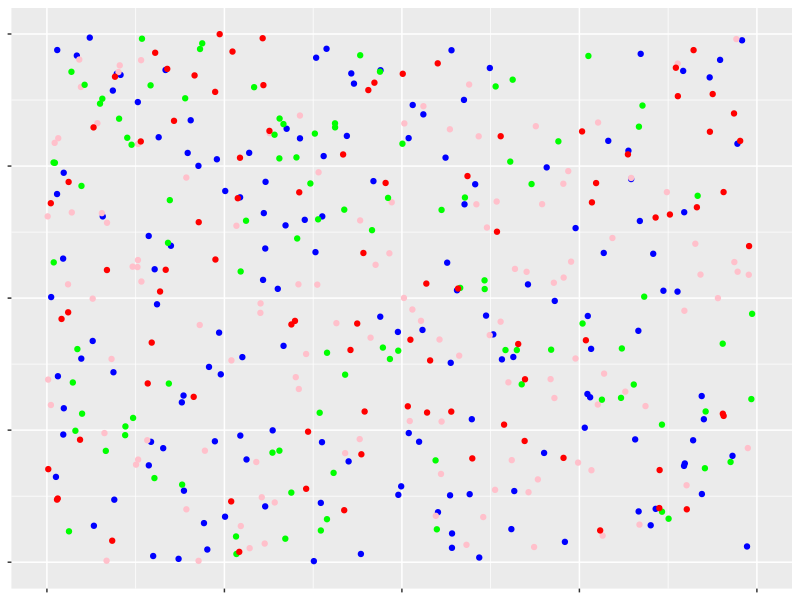
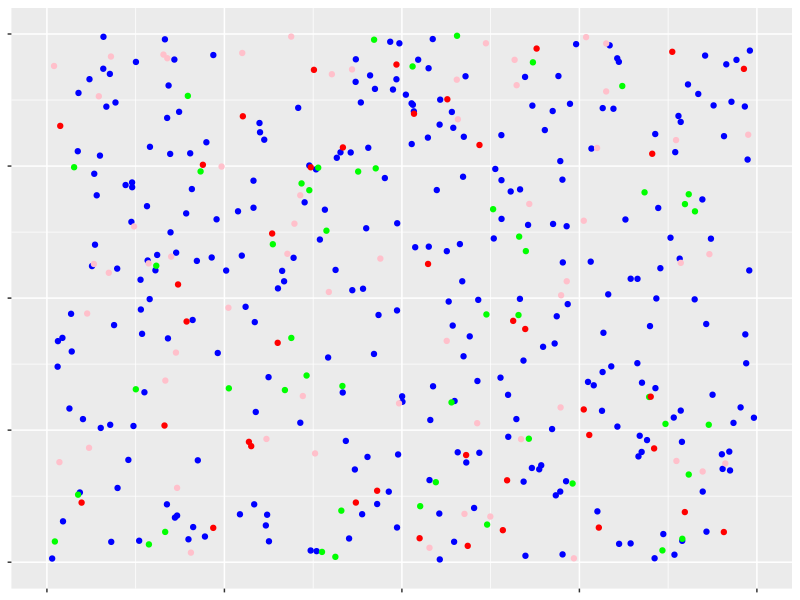

The R script that drew these images, in order: (Note: this script raises an error after producing the figures.)
## ---- chunk 1
#| label = "setup",
#| include = FALSE
knitr::opts_chunk$set(echo = TRUE)
library(kableExtra)
## ---- chunk 2
rm(list = ls())
## ---- chunk 3
#| echo = F,
#| message = F
if(!require(ggplot2)){
    install.packages("ggplot2")
    library(ggplot2)
}
num_blue <- 150
num_pink <- 120
num_green <- 100
num_red <- 90

# Δημιουργία τυχαίων θέσεων για κάθε χρώμα
blue_points <- data.frame(x = runif(num_blue), y = runif(num_blue))
pink_points <- data.frame(x = runif(num_pink), y = runif(num_pink))
green_points <- data.frame(x = runif(num_green), y = runif(num_green))
red_points <- data.frame(x = runif(num_red), y = runif(num_red))

# Δημιουργία του γραφήματος
plot1 <- ggplot() +
  geom_point(data = blue_points, aes(x, y), color = "blue") +
  geom_point(data = pink_points, aes(x, y), color = "pink") +
  geom_point(data = green_points, aes(x, y), color = "green") +
  geom_point(data = red_points, aes(x, y), color = "red") +
  xlim(0, 1) + ylim(0, 1) +  # Ορισμός των ορίων της ορθογώνιας περιοχής
  theme(axis.text.x = element_blank(), axis.text.y = element_blank(),  # Αφαίρεση των αριθμών των άξονων
        axis.title.x = element_blank(), axis.title.y = element_blank())  # Αφαίρεση των ενδείξεων x και y

plot1
## ---- chunk 4
#| echo = F,
#| message = F
if(!require(ggplot2)){
    install.packages("ggplot2")
    library(ggplot2)
}
num_blue <- 290
num_pink <- 60
num_green <- 50
num_red <- 40

# Δημιουργία τυχαίων θέσεων για κάθε χρώμα
blue_points <- data.frame(x = runif(num_blue), y = runif(num_blue))
pink_points <- data.frame(x = runif(num_pink), y = runif(num_pink))
green_points <- data.frame(x = runif(num_green), y = runif(num_green))
red_points <- data.frame(x = runif(num_red), y = runif(num_red))

# Δημιουργία του γραφήματος
plot1 <- ggplot() +
  geom_point(data = blue_points, aes(x, y), color = "blue") +
  geom_point(data = pink_points, aes(x, y), color = "pink") +
  geom_point(data = green_points, aes(x, y), color = "green") +
  geom_point(data = red_points, aes(x, y), color = "red") +
  xlim(0, 1) + ylim(0, 1) +  # Ορισμός των ορίων της ορθογώνιας περιοχής
  theme(axis.text.x = element_blank(), axis.text.y = element_blank(),  # Αφαίρεση των αριθμών των άξονων
        axis.title.x = element_blank(), axis.title.y = element_blank())  # Αφαίρεση των ενδείξεων x και y

plot1
## ---- chunk 5
#| echo = F,
#| results = "asis",
#| message = FALSE
if(!require(readxl)){
    install.packages("readxl")
    library(readxl)
}
ekloges9600 <- readxl::read_excel("ekloges9600.xlsx")
knitr::kable(ekloges9600) %>%
  kable_styling("striped", full_width = F) %>%
  scroll_box(width = "max-content", height = "200px")
## ---- chunk 6
shannon_diversity <- function(my_freq) {
  s <- sum(my_freq)
  temp <- my_freq/s
  sh <- -sum(temp*log2(temp))
  sh
}
## ---- chunk 7
etos1996 <- ekloges9600$etos == 1996
psifoi1996 <- ekloges9600[etos1996,"psifoi"]
etos2000 <- ekloges9600$etos == 2000
psifoi2000 <- ekloges9600[etos2000,"psifoi"]
## ---- chunk 8
shannon_diversity(psifoi1996)
shannon_diversity(psifoi2000)
## ---- chunk 9
shannon_diversity_max <- function(my_freq) {
  sh <- log2(length(my_freq))
  sh
}
## ---- chunk 10
shannon_diversity_max(psifoi1996)
shannon_diversity_max(psifoi2000)
## ---- chunk 11
psifoi1996L <- unlist(psifoi1996)
psifoi2000L <- unlist(psifoi2000)
## ---- chunk 12
shannon_diversity_max(psifoi1996L)
shannon_diversity_max(psifoi2000L)
## ---- chunk 13
length(psifoi1996L)
length(psifoi2000L)
## ---- chunk 14
shannon_equitability <- function(my_freq) {
  s <- sum(my_freq)
  temp <- my_freq/s
  shd <- -sum(temp*log2(temp))
  shm <- log2(length(my_freq))
  sh <- shd/shm
  sh
}
## ---- chunk 15
shannon_equitability(psifoi1996L)
shannon_equitability(psifoi2000L)
## ---- chunk 16
#| eval = F
rm(list = ls())
shannon_diversity <- function(my_freq) {
  s <- sum(my_freq)
  temp <- my_freq/s
  sh <- -sum(temp*log2(temp))
  sh
}
etos1996 <- ekloges9600$etos == 1996
psifoi1996 <- ekloges9600[etos1996,"psifoi"]
etos2000 <- ekloges9600$etos == 2000
psifoi2000 <- ekloges9600[etos2000,"psifoi"]
shannon_diversity(psifoi1996)
shannon_diversity(psifoi2000)
shannon_diversity_max <- function(my_freq) {
  sh <- log2(length(my_freq))
  sh
}
shannon_diversity_max(psifoi1996) # Τα psifoi1996 και psifoi2000 δεν είναι σε κατάλληλη μορφή
shannon_diversity_max(psifoi2000)
psifoi1996L <- unlist(psifoi1996)
psifoi2000L <- unlist(psifoi2000)
shannon_diversity_max(psifoi1996L) # Τα psifoi1996L και psifoi2000L είναι σε κατάλληλη μορφή
shannon_diversity_max(psifoi2000L)
length(psifoi1996L)
length(psifoi2000L)
shannon_equitability <- function(my_freq) {
  s <- sum(my_freq)
  temp <- my_freq/s
  shd <- -sum(temp*log2(temp))
  shm <- log2(length(my_freq))
  sh <- shd/shm
  sh
}
shannon_equitability(psifoi1996L)
shannon_equitability(psifoi2000L)
